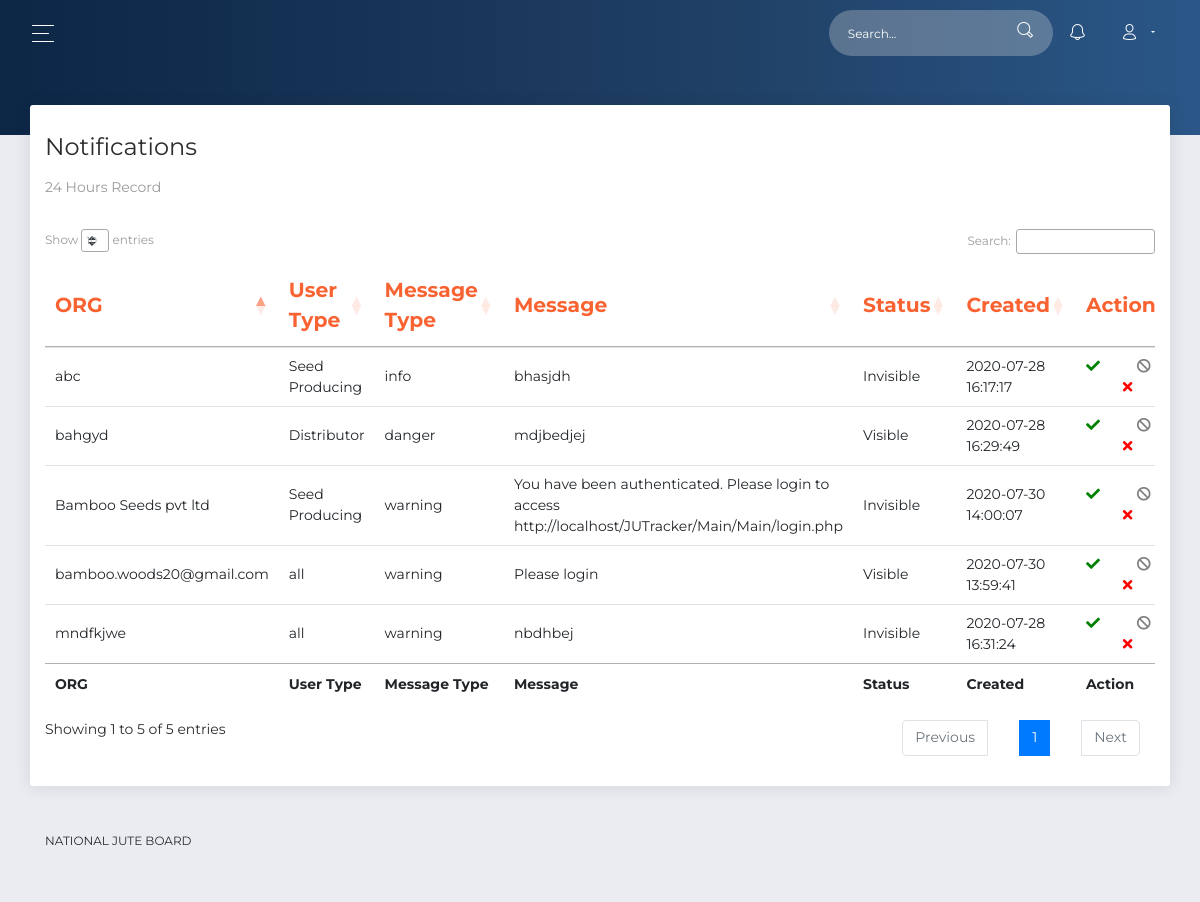
Before: /view_notify.php (signed in) with the older database file.
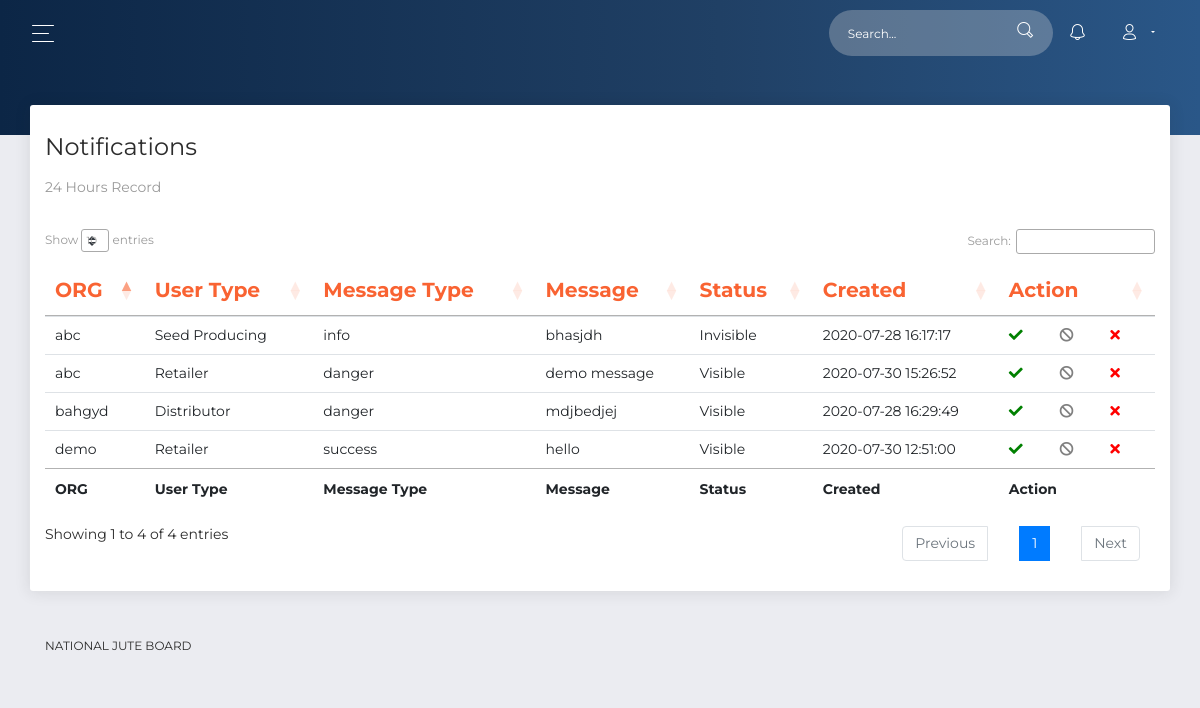
After: the same page with the newer database file.
### tables this page shows
CREATE TABLE `notifications` (
  `nid` int(11) NOT NULL,
  `org` varchar(255) NOT NULL,
  `usertype` varchar(255) NOT NULL,
  `msgtype` varchar(255) NOT NULL,
  `message` varchar(10000) NOT NULL,
  `nstatus` varchar(255) NOT NULL,
  `created` timestamp NOT NULL DEFAULT CURRENT_TIMESTAMP ON UPDATE CURRENT_TIMESTAMP
);

### view_notify.php (the view, shortened to what this page needs)
<?php
include_once 'database.php';
if (isset($_SESSION['user'])) {
$user=$_SESSION['user'];
$result = mysqli_query($conn,"SELECT * FROM supplier where email='$user'");
 $row = mysqli_fetch_assoc($result);
  $user_type=$row['type'];
$result12 = mysqli_query($conn,"SELECT * FROM notifications");
if($user_type=='Official')
 {
 ?>
<!DOCTYPE html>
<html lang="en">
<head>
  <link rel="stylesheet" href="https://use.fontawesome.com/releases/v5.7.1/css/all.css">
  <link href="assets/css/bootstrap.min.css" rel="stylesheet" />
  <link href="assets/css/now-ui-dashboard.css?v=1.5.0" rel="stylesheet" />
  <link href="assets/demo/demo.css" rel="stylesheet" />
  <link rel="stylesheet" type="text/css" href="https://cdn.datatables.net/1.10.21/css/jquery.dataTables.css">
  <link rel="stylesheet" type="text/css" href="https://cdn.datatables.net/1.10.21/css/dataTables.bootstrap4.min.css">
</head>
<body class="">
  <div class="wrapper ">
    <div class="main-panel" id="main-panel">
      <nav class="navbar navbar-expand-lg navbar-transparent  bg-primary  navbar-absolute">
        <div class="container-fluid">
          <div class="navbar-wrapper">
            <div class="navbar-toggle">
              <button type="button" class="navbar-toggler">
                <span class="navbar-toggler-bar bar1"></span>
                <span class="navbar-toggler-bar bar2"></span>
                <span class="navbar-toggler-bar bar3"></span>
              </button>
            </div>
          </div>
           <?php include('action.php');?>
        </div>
      </nav>
      <div class="panel-header panel-header-sm">
      </div>
      <div class="content">
        <div class="row">
          <div class="col-md-12">
            <div class="card">
              <div class="card-header">
                <h4 class="card-title">Notifications</h4>
                 <p class="card-category">24 Hours Record</p>
              </div>
              <div class="card-body " style="overflow: scroll;">
                <div class="table-responsive">
                  <table class="table" id="example" class="table table-striped table-bordered" style="width:100%">
                    <thead class=" text-primary">
                     <tr>
                      <th>ORG</th>
                       <th>User Type</th>
                      <th>Message Type</th>
                      <th>Message</th>
                      <th>Status</th>
                      <th>Created</th>
                      <th>Action</th>
                    </tr>
                  </thead>
                  <tbody>
                    <?php
                    if ($result12->num_rows > 0) {
                    while($row12 = $result12->fetch_assoc()) {
                      echo" <tr>";
                      echo"<td>".$row12['org']."</td>";
                       echo"<td>".$row12['usertype']."</td>";
                       echo"<td>".$row12['msgtype']."</td>";
                       echo"<td>".$row12['message']."</td>";
                       echo"<td>".$row12['nstatus']."</td>";
                       echo"<td>".$row12['created']."</td>";
                        echo"<td>"?>
                          <a href="view_notify.php?visible=true&id=<?php echo($row12['nid']);?>"> <i class="fa fa-check" style="color: green"></i></a>&nbsp;&nbsp;&nbsp;&nbsp;&nbsp;&nbsp;&nbsp;&nbsp;&nbsp;
                          <a href="view_notify.php?invisible=true&id=<?php echo($row12['nid']);?>"> <i class="fa fa-ban" style="color: grey"></i></a>&nbsp;&nbsp;&nbsp;&nbsp;&nbsp;&nbsp;&nbsp;&nbsp;&nbsp;
                         <a href="view_notify.php?delete=true&id=<?php echo($row12['nid']);?>"> <i class="fa fa-times" style="color: red"></i></a>
                       <?php echo"</td>";
                         echo" </tr>"; }
                        }
                        ?>
                  </tbody>
                  <tfoot>
                    <tr>
                   <tr>
                      <th>ORG</th>
                       <th>User Type</th>
                      <th>Message Type</th>
                      <th>Message</th>
                      <th>Status</th>
                      <th>Created</th>
                      <th>Action</th>
                    </tr>
                    </tr>
                  </tfoot>
                  </table>
                </div>
              </div>
            </div>
          </div>
     <?php include('footer.php'); ?>
    </div>
  </div>
</body>
</html>
<?php
}
}
else{
  header("location: ./login.php");
}?>

Changed rows visible on the page:
removed notifications: org "mndfkjwe", usertype "all", msgtype "warning", message "nbdhbej", nstatus "Invisible", created "2020-07-28 16:31:24"
removed notifications: org "Bamboo Seeds pvt ltd", usertype "Seed Producing", msgtype "warning", message "You have been authenticated. Please login to access http://localhost/JUTracker/Main/Main/login.php", nstatus "Invisible", created "2020-07-30 14:00:07"
removed notifications: org "bamboo.woods20@gmail.com", usertype "all", msgtype "warning", message "Please login", nstatus "Visible", created "2020-07-30 13:59:41"
added notifications: org "abc", usertype "Retailer", msgtype "danger", message "demo message", nstatus "Visible", created "2020-07-30 15:26:52"
added notifications: org "demo", usertype "Retailer", msgtype "success", message "hello", nstatus "Visible", created "2020-07-30 12:51:00"
Other visible differences:
text written by a page script: "Show entries Search: Showing 1 to 5 of 5 entries Previous 1 Next" → "Show entries Search: Showing 1 to 4 of 4 entries Previous 1 Next"
